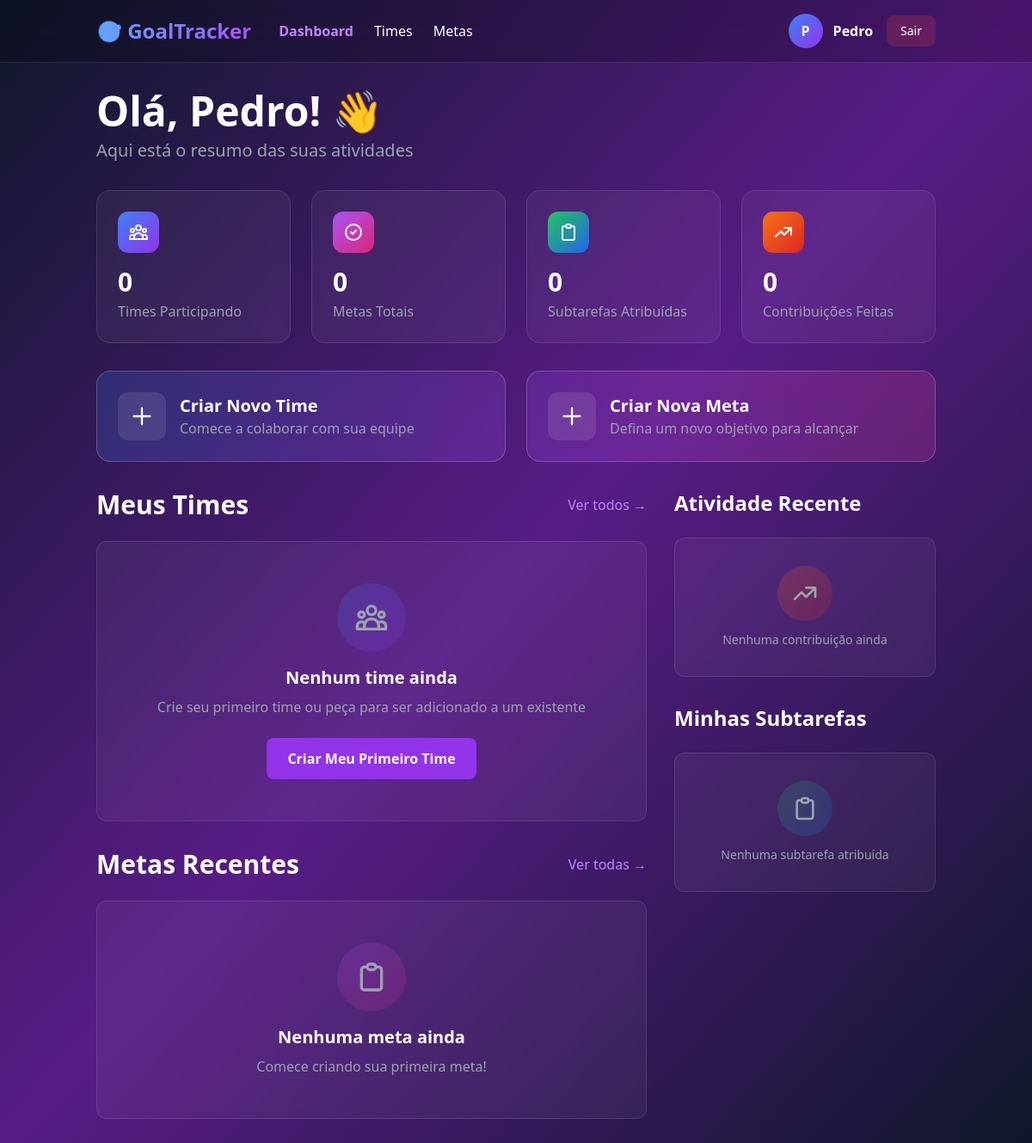
Page /dashboard/ (signed in) on the earlier database version.
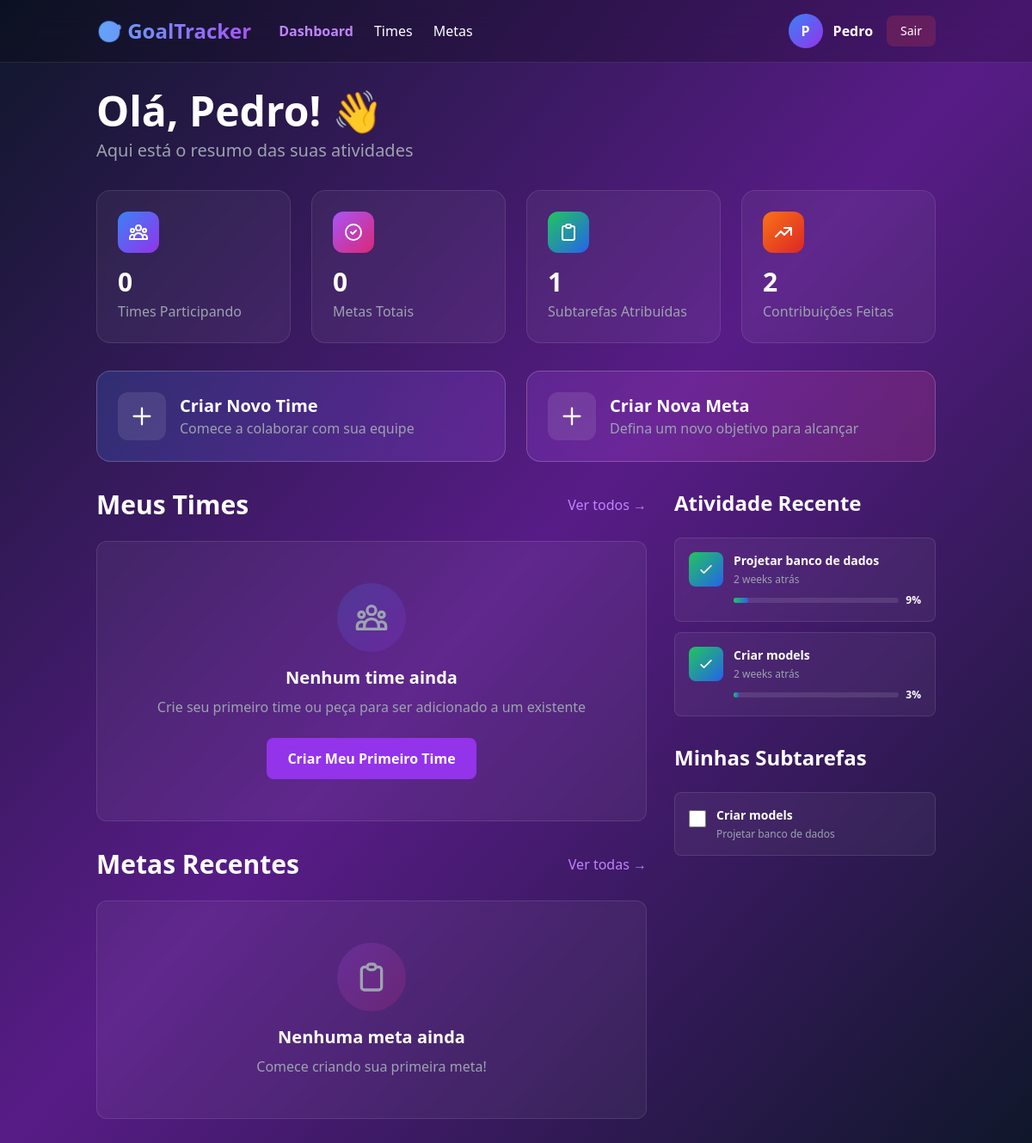
Same page on the later database version.
### users/models.py (models this page shows, shortened)
class CustomUser(AbstractUser):
    photo = models.ImageField(upload_to="profiles/", blank=True, null=True)
    role = models.CharField(max_length=100, blank=True, null=True)

### contributions/models.py (models this page shows, shortened)
class Contribution(models.Model):
    subtask = models.ForeignKey("subgoals.SubGoal", on_delete=models.CASCADE, null=True, blank=True, related_name="contributions")
    goal = models.ForeignKey("goals.Goal", on_delete=models.CASCADE, null=True, blank=True, related_name="contributions")
    created_at = models.DateTimeField(auto_now_add=True)
    user = models.ForeignKey(CustomUser, on_delete=models.CASCADE, related_name="contributions")
    progress = models.PositiveIntegerField(default=0)

### goals/models.py (models this page shows, shortened)
class Goal(models.Model):
    STATUS_CHOICES = [
        ('pending', 'Pendente'),
        ('in_progress', 'Em Progresso'),
        ('completed', 'Concluída'),
    ]
    team = models.ForeignKey(Team, on_delete=models.CASCADE, related_name="goals")
    title = models.CharField(max_length=150, unique=True)
    description = models.TextField()
    deadline = models.DateField()
    status = models.CharField(max_length=20, choices=STATUS_CHOICES, default="pending")
    created_at = models.DateTimeField(auto_now_add=True)
    updated_at = models.DateTimeField(auto_now=True)

### subgoals/models.py (models this page shows, shortened)
class SubGoal(models.Model):
    goal = models.ForeignKey(Goal, on_delete=models.CASCADE, related_name="subtasks")
    title = models.CharField(max_length=200)
    description = models.TextField(blank=True)
    is_completed = models.BooleanField(default=False)
    assigned_to = models.ForeignKey(
        CustomUser,
        on_delete=models.SET_NULL,
        null=True,
        blank=True,
        related_name="subtasks"
    )
    created_at = models.DateTimeField(auto_now_add=True)
    updated_at = models.DateTimeField(auto_now=True)

### core/views.py (the view)
# urls.py: path('dashboard/', DashboardView.as_view(), name='dashboard'),
class DashboardView(LoginRequiredMixin, TemplateView):
    template_name = 'dashboard.html'
    login_url = 'core:home'  # Redireciona para home se não logado
    def dispatch(self, request, *args, **kwargs):
        if not request.user.is_authenticated:
            from django.shortcuts import redirect
            return redirect('core:home')
        return super().dispatch(request, *args, **kwargs)

### templates/dashboard.html (shortened to what the changed rows need)
{% load static %}
<!DOCTYPE html>
<html lang="pt-BR">
<head>
    <script src="https://cdn.tailwindcss.com"></script>
</head>
<body class="bg-gradient-to-br from-slate-900 via-purple-900 to-slate-900 text-white min-h-screen">
    <nav class="bg-black/20 backdrop-blur-lg border-b border-white/10">
        <div class="container mx-auto px-6 py-4">
            <div class="flex justify-between items-center">
                <div class="flex items-center gap-4">
                    <div class="flex items-center gap-3">
                        {% if user.photo %}
                        <img src="{{ user.photo.url }}" alt="{{ user.username }}" class="w-10 h-10 rounded-full border-2 border-purple-500">
                        {% else %}
                        <div class="w-10 h-10 rounded-full bg-gradient-to-br from-blue-500 to-purple-600 flex items-center justify-center font-bold">
                            {{ user.username|first|upper }}
                        </div>
                        {% endif %}
                        <div class="hidden md:block text-right">
                            <div class="font-semibold">{{ user.username }}</div>
                        </div>
                    </div>
                </div>
            </div>
        </div>
    </nav>
    <div class="container mx-auto px-6 py-8">
        <div class="mb-8">
            <h1 class="text-4xl md:text-5xl font-bold mb-2">
                Olá, {{ user.first_name|default:user.username }}! 👋
            </h1>
            <p class="text-xl text-gray-400">Aqui está o resumo das suas atividades</p>
        </div>
        <div class="grid grid-cols-1 md:grid-cols-2 lg:grid-cols-4 gap-6 mb-8">
            <div class="bg-white/5 backdrop-blur-sm rounded-2xl p-6 border border-white/10 hover:bg-white/10 transition group">
                <div class="flex items-center justify-between mb-4">
                    <div class="w-12 h-12 bg-gradient-to-br from-blue-500 to-purple-600 rounded-xl flex items-center justify-center group-hover:scale-110 transition">
                    </div>
                </div>
                <div class="text-3xl font-bold mb-1">{{ user.Teams.count }}</div>
                <div class="text-gray-400">Times Participando</div>
            </div>
            <div class="bg-white/5 backdrop-blur-sm rounded-2xl p-6 border border-white/10 hover:bg-white/10 transition group">
                <div class="flex items-center justify-between mb-4">
                    <div class="w-12 h-12 bg-gradient-to-br from-green-500 to-blue-600 rounded-xl flex items-center justify-center group-hover:scale-110 transition">
                    </div>
                </div>
                <div class="text-3xl font-bold mb-1">{{ user.subtasks.filter.count }}</div>
                <div class="text-gray-400">Subtarefas Atribuídas</div>
            </div>
            <div class="bg-white/5 backdrop-blur-sm rounded-2xl p-6 border border-white/10 hover:bg-white/10 transition group">
                <div class="flex items-center justify-between mb-4">
                    <div class="w-12 h-12 bg-gradient-to-br from-orange-500 to-red-600 rounded-xl flex items-center justify-center group-hover:scale-110 transition">
                    </div>
                </div>
                <div class="text-3xl font-bold mb-1">{{ user.contributions.count }}</div>
                <div class="text-gray-400">Contribuições Feitas</div>
            </div>
        </div>
        <div class="grid lg:grid-cols-3 gap-8">
            <div class="lg:col-span-2 space-y-8">
                <div>
                    <div class="flex justify-between items-center mb-6">
                        <h2 class="text-3xl font-bold">Meus Times</h2>
                    </div>
                </div>
                <div>
                    <div class="flex justify-between items-center mb-6">
                        <h2 class="text-3xl font-bold">Metas Recentes</h2>
                    </div>
                </div>
            </div>
            <div class="space-y-8">
                <div>
                    <h2 class="text-2xl font-bold mb-6">Atividade Recente</h2>
                    {% if user.contributions.all %}
                    <div class="space-y-3">
                        {% for contribution in user.contributions.all|slice:":5" %}
                        <div class="bg-white/5 backdrop-blur-sm rounded-lg p-4 border border-white/10">
                            <div class="flex items-start gap-3">
                                <div class="w-10 h-10 bg-gradient-to-br from-green-500 to-blue-600 rounded-lg flex items-center justify-center flex-shrink-0">
                                    <svg class="w-5 h-5" fill="none" stroke="currentColor" viewBox="0 0 24 24">
                                        <path stroke-linecap="round" stroke-linejoin="round" stroke-width="2" d="M5 13l4 4L19 7"/>
                                    </svg>
                                </div>
                                <div class="flex-1 min-w-0">
                                    <div class="font-semibold text-sm mb-1">
                                        {% if contribution.subtask %}
                                        {{ contribution.subtask.title }}
                                        {% else %}
                                        {{ contribution.goal.title }}
                                        {% endif %}
                                    </div>
                                    <div class="text-xs text-gray-400 mb-2">
                                        {{ contribution.created_at|timesince }} atrás
                                    </div>
                                    <div class="flex items-center gap-2">
                                        <div class="flex-1 bg-white/10 rounded-full h-1.5">
                                            <div class="bg-gradient-to-r from-green-500 to-blue-600 h-full rounded-full" style="width: {{ contribution.progress }}%"></div>
                                        </div>
                                        <span class="text-xs font-semibold">{{ contribution.progress }}%</span>
                                    </div>
                                </div>
                            </div>
                        </div>
                        {% endfor %}
                    </div>
                    {% else %}
                    <div class="bg-white/5 backdrop-blur-sm rounded-xl p-8 border border-white/10 text-center">
                        <div class="w-16 h-16 bg-gradient-to-br from-orange-500/20 to-red-600/20 rounded-full flex items-center justify-center mx-auto mb-3">
                            <svg class="w-8 h-8 text-gray-400" fill="none" stroke="currentColor" viewBox="0 0 24 24">
                                <path stroke-linecap="round" stroke-linejoin="round" stroke-width="2" d="M13 7h8m0 0v8m0-8l-8 8-4-4-6 6"/>
                            </svg>
                        </div>
                        <p class="text-gray-400 text-sm">Nenhuma contribuição ainda</p>
                    </div>
                    {% endif %}
                </div>
                <div>
                    <h2 class="text-2xl font-bold mb-6">Minhas Subtarefas</h2>
                    {% if user.subtasks.all %}
                    <div class="space-y-3">
                        {% for subtask in user.subtasks.all|slice:":5" %}
                        <div class="bg-white/5 backdrop-blur-sm rounded-lg p-4 border border-white/10 hover:bg-white/10 transition">
                            <div class="flex items-start gap-3">
                                <input type="checkbox" {% if subtask.is_completed %}checked{% endif %} class="mt-1 w-5 h-5 rounded border-gray-600 text-purple-600 focus:ring-purple-500">
                                <div class="flex-1">
                                    <div class="font-semibold text-sm {% if subtask.is_completed %}line-through text-gray-500{% endif %}">
                                        {{ subtask.title }}
                                    </div>
                                    <div class="text-xs text-gray-400 mt-1">
                                        {{ subtask.goal.title }}
                                    </div>
                                </div>
                            </div>
                        </div>
                        {% endfor %}
                    </div>
                    {% else %}
                    <div class="bg-white/5 backdrop-blur-sm rounded-xl p-8 border border-white/10 text-center">
                        <div class="w-16 h-16 bg-gradient-to-br from-green-500/20 to-blue-600/20 rounded-full flex items-center justify-center mx-auto mb-3">
                            <svg class="w-8 h-8 text-gray-400" fill="none" stroke="currentColor" viewBox="0 0 24 24">
                                <path stroke-linecap="round" stroke-linejoin="round" stroke-width="2" d="M9 5H7a2 2 0 00-2 2v12a2 2 0 002 2h10a2 2 0 002-2V7a2 2 0 00-2-2h-2M9 5a2 2 0 002 2h2a2 2 0 002-2M9 5a2 2 0 012-2h2a2 2 0 012 2"/>
                            </svg>
                        </div>
                        <p class="text-gray-400 text-sm">Nenhuma subtarefa atribuída</p>
                    </div>
                    {% endif %}
                </div>
            </div>
        </div>
    </div>
</body>
</html>

Differences in the rows shown:
changed CustomUser "Pedro": subtasks.filter.count "0" → "1"; contributions.count "0" → "2"
added Contribution: goal "Projetar banco de dados", created_at "2 weeks", progress "9"
added Contribution: subtask "Criar models", created_at "2 weeks", progress "3"
added SubGoal: title "Criar models", goal "Projetar banco de dados"
Other differences:
text no longer shown: "Nenhuma contribuição ainda Nenhuma subtarefa atribuída"
